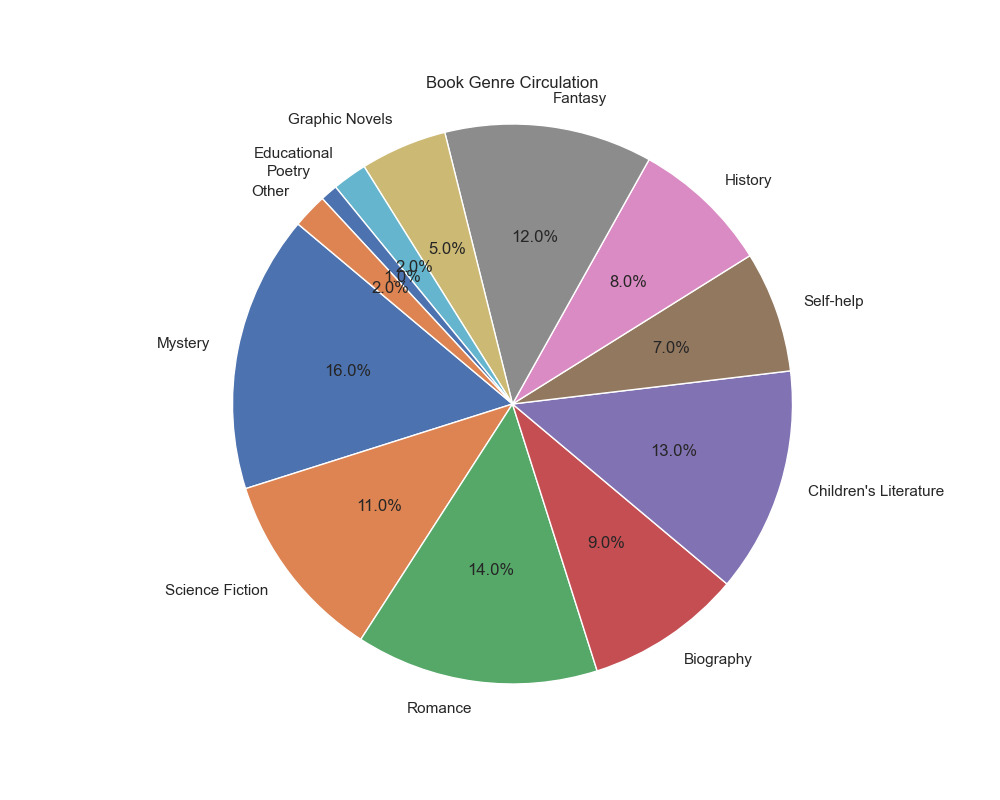

The Python source for this figure:

import matplotlib.pyplot as plt

# Provided data
data = [
    {'Genre': 'Mystery', 'Circulation(%)': 16},
    {'Genre': 'Science Fiction', 'Circulation(%)': 11},
    {'Genre': 'Romance', 'Circulation(%)': 14},
    {'Genre': 'Biography', 'Circulation(%)': 9},
    {'Genre': "Children's Literature", 'Circulation(%)': 13},
    {'Genre': 'Self-help', 'Circulation(%)': 7},
    {'Genre': 'History', 'Circulation(%)': 8},
    {'Genre': 'Fantasy', 'Circulation(%)': 12},
    {'Genre': 'Graphic Novels', 'Circulation(%)': 5},
    {'Genre': 'Educational', 'Circulation(%)': 2},
    {'Genre': 'Poetry', 'Circulation(%)': 1},
    {'Genre': 'Other', 'Circulation(%)': 2}
]

# Prepare the data for the pie chart
labels = [entry['Genre'] for entry in data]
sizes = [entry['Circulation(%)'] for entry in data]

# Create the pie chart
plt.figure(figsize=(10, 8))
plt.pie(sizes, labels=labels, autopct='%1.1f%%', startangle=140)
plt.axis('equal')  # Equal aspect ratio ensures that pie is drawn as a circle.

# Display the pie chart
plt.title('Book Genre Circulation')
plt.show()
